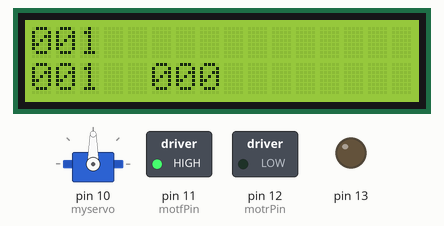
Recording of a sketch running on a simulated Arduino Uno, built with avr-gcc and run on an emulated ATmega328P. On the bench: servo, 16×2 character LCD, switched loads named in the sketch (green lamp = pin HIGH), output pins drawn as LEDs (lit = HIGH).

Above: at 0.39 s.
At 1.5 s:
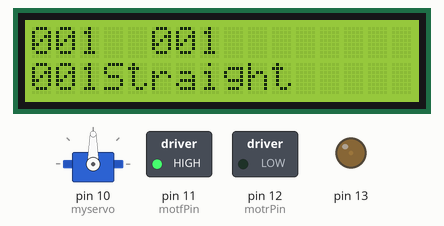
At 2.5 s:
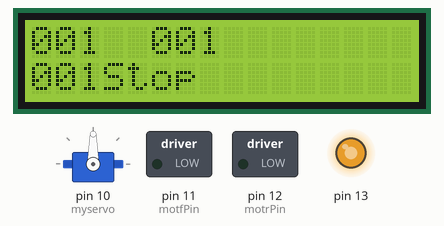
At 8.4 s:
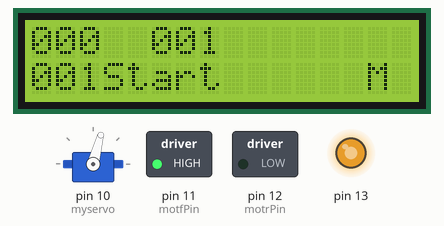
At 27.0 s:
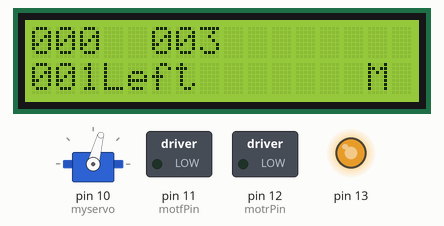
At 36.2 s:
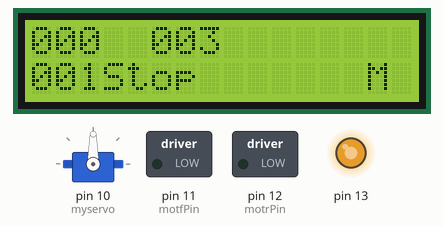
Timing chart, 0 to 37.7 s (numbered marks = the images above):
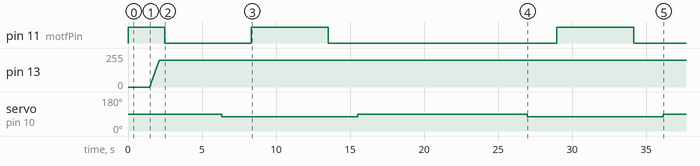

The sketch:

Map.ino
```cpp
#include <LiquidCrystal.h>
#include <SoftPWM.h>
#include <Servo.h>
LiquidCrystal lcd(A0, A1, A2, A3, A4, A5);

Servo myservo;
const int motfPin =  11; // dc motor logic pins
const int motrPin =  12;                                   // Start entering the coordinates with (1,1) and end with (0,0).
int x[]={ 1, 2, 3, 0}; // make sure last and first numbers are not same.
int y[]={ 1, 1, 2, 0}; // last number should end with a '0'.
int i=0, j=0, h=0, v=0, n=16; // n value should include '0'

void mydecimal(int,char,char);

void setup()
{
  pinMode(motfPin, OUTPUT);
  pinMode(motrPin, OUTPUT);
  myservo.attach(10);
  SoftPWMBegin();

  SoftPWMSet(13, 0);

  SoftPWMSetFadeTime(13, 1000, 1000);
  digitalWrite(motfPin, HIGH);
  digitalWrite(motrPin, LOW);
  SoftPWMSet(13, 0);
  lcd.begin(16, 2);
  lcd.print("                ");

}

void loop()
{

  while(((x[i])!=(x[n-1]))&&((y[i])!=(y[n-1])))
  {


    if(((x[i]==x[i+1])&&(y[i]!=y[i+1]))||((y[i]==y[i+1])&&(x[i]!=x[i+1])))
    {
      if((x[i]==x[i+1])&&(y[i]!=y[i+1]))
      {
        v=1;
        h=0;
      }
      if((y[i]==y[i+1])&&(x[i]!=x[i+1]))
      {
        h=1;
        v=0;
      }
      j=j+1;
       mydecimal(j,0,0);
       mydecimal(h,0,1);
       mydecimal(v,5,1);
       delay(400);
    }
   if((x[i]!=x[i+1])&&(y[i]!=y[i+1]))
    {
      lcd.setCursor(3,1);
      lcd.print("Start");
      delay(400);
      lcd.setCursor(3,1);
      lcd.print("           ");
      lcd.setCursor(3,1);
      lcd.print("Straight");
     digitalWrite(motfPin, HIGH);
     digitalWrite(motrPin, LOW);
     SoftPWMSet(13, 200);
     delay(j*1000);
      lcd.setCursor(3,1);
      lcd.print("           ");
     lcd.setCursor(3,1);
      lcd.print("Stop");
     digitalWrite(motfPin, LOW);
     digitalWrite(motrPin, LOW);delay(3000);
     j=0;
       mydecimal(j,0,0);
       delay(400);
   if((h==1)&&(v==0))
{
  lcd.setCursor(3,1);
      lcd.print("           ");
      lcd.setCursor(3,1);
      lcd.print("HORIZONTAL M");
      delay(400);
     if((y[i+1]>y[i])&&(y[i+1]!=0))
    {
            lcd.setCursor(3,1);
      lcd.print("           ");
      lcd.setCursor(3,1);
      lcd.print("Left");
     myservo.write(75); delay(2000);
           lcd.setCursor(3,1);
      lcd.print("           ");
     lcd.setCursor(3,1);
     lcd.print("Start");
     digitalWrite(motfPin, HIGH);
     digitalWrite(motrPin, LOW);
     delay(200);
     SoftPWMSet(13, 200);delay(5000);
      lcd.setCursor(3,1);
      lcd.print("           ");
     lcd.setCursor(3,1);
      lcd.print("Stop");
     digitalWrite(motfPin, LOW);
     digitalWrite(motrPin, LOW);delay(2000);
     myservo.write(90); delay(2000);
    }
   else
    {
       if(y[i+1]!=0)
       {
      lcd.setCursor(3,1);
      lcd.print("           ");
      lcd.setCursor(3,1);
      lcd.print("Right");
     myservo.write(115); delay(2000);
           lcd.setCursor(3,1);
      lcd.print("           ");
     lcd.setCursor(3,1);
      lcd.print("Start");
      delay(300);
     digitalWrite(motfPin, HIGH);
     digitalWrite(motrPin, LOW);
     SoftPWMSet(13, 200);delay(5000);
           lcd.setCursor(3,1);
      lcd.print("           ");
     lcd.setCursor(3,1);
      lcd.print("Stop");
     delay(300);
     digitalWrite(motfPin, LOW);
     digitalWrite(motrPin, LOW);delay(3000);
     myservo.write(90); delay(2000);
    }
    }
}
if((v==1)&&(h==0))
{
  lcd.setCursor(3,1);
      lcd.print("           ");
      lcd.setCursor(3,1);
      lcd.print("VERTICAL M");
      delay(2000);
     if((x[i+1]<x[i])&&(x[i+1]!=0))
    {
            lcd.setCursor(3,1);
      lcd.print("           ");
      lcd.setCursor(3,1);
      lcd.print("Left");
     myservo.write(75); delay(2000);
           lcd.setCursor(3,1);
      lcd.print("           ");
     lcd.setCursor(3,1);
     lcd.print("Start");
     delay(200);
     digitalWrite(motfPin, HIGH);
     digitalWrite(motrPin, LOW);
     SoftPWMSet(13, 200);delay(2000);
      lcd.setCursor(3,1);
      lcd.print("           ");
     lcd.setCursor(3,1);
      lcd.print("Stop");
     digitalWrite(motfPin, LOW);
     digitalWrite(motrPin, LOW);delay(2000);
     myservo.write(90); delay(2000);
    }
   else
    {
       if(x[i+1]!=0)
       {
      lcd.setCursor(3,1);
      lcd.print("           ");
      lcd.setCursor(3,1);
      lcd.print("Right");
     myservo.write(115); delay(2000);
           lcd.setCursor(3,1);
      lcd.print("           ");
     lcd.setCursor(3,1);
      lcd.print("Start");
     digitalWrite(motfPin, HIGH);
     digitalWrite(motrPin, LOW);
     SoftPWMSet(13, 200);delay(2000);
           lcd.setCursor(3,1);
      lcd.print("           ");
     lcd.setCursor(3,1);
      lcd.print("Stop");

     digitalWrite(motfPin, LOW);
     digitalWrite(motrPin, LOW);delay(3000);
     myservo.write(90); delay(2000);
    }
    }
}


   }
    i=i+1;
         mydecimal(i,5,0);
       delay(400);
  }

}
void mydecimal(int a,char pos,char j)
{
  lcd.setCursor(0+pos,j);
  lcd.write(a%1000/100+0x30);
  lcd.setCursor(1+pos,j);
  lcd.write(a%100/10+0x30);
  lcd.setCursor(2+pos,j);
  lcd.write(a%10+0x30);delay(50);
}
```

Measured:
- by itself, pin 11 (motfPin): goes LOW 5.9 s, HIGH 5.2 s, LOW 15.4 s, HIGH 5.2 s, then LOW
- by itself, pin 13: moves from 0/255 to 200/255 over 0.62 s
- by itself, servo on pin 10 (myservo): alternates 90° for 11.4 s and 75° for 9.2 s
- what the display in image 0 shows lasts 0.4 s, from 0.2 s to 0.6 s
- what the display in image 2 shows lasts 3.0 s, from 2.5 s to 5.5 s
- what the display in image 3 shows lasts 5.2 s, from 8.3 s to 13.5 s
- what the display in image 4 shows lasts 2.0 s, from 27.0 s to 29.0 s
